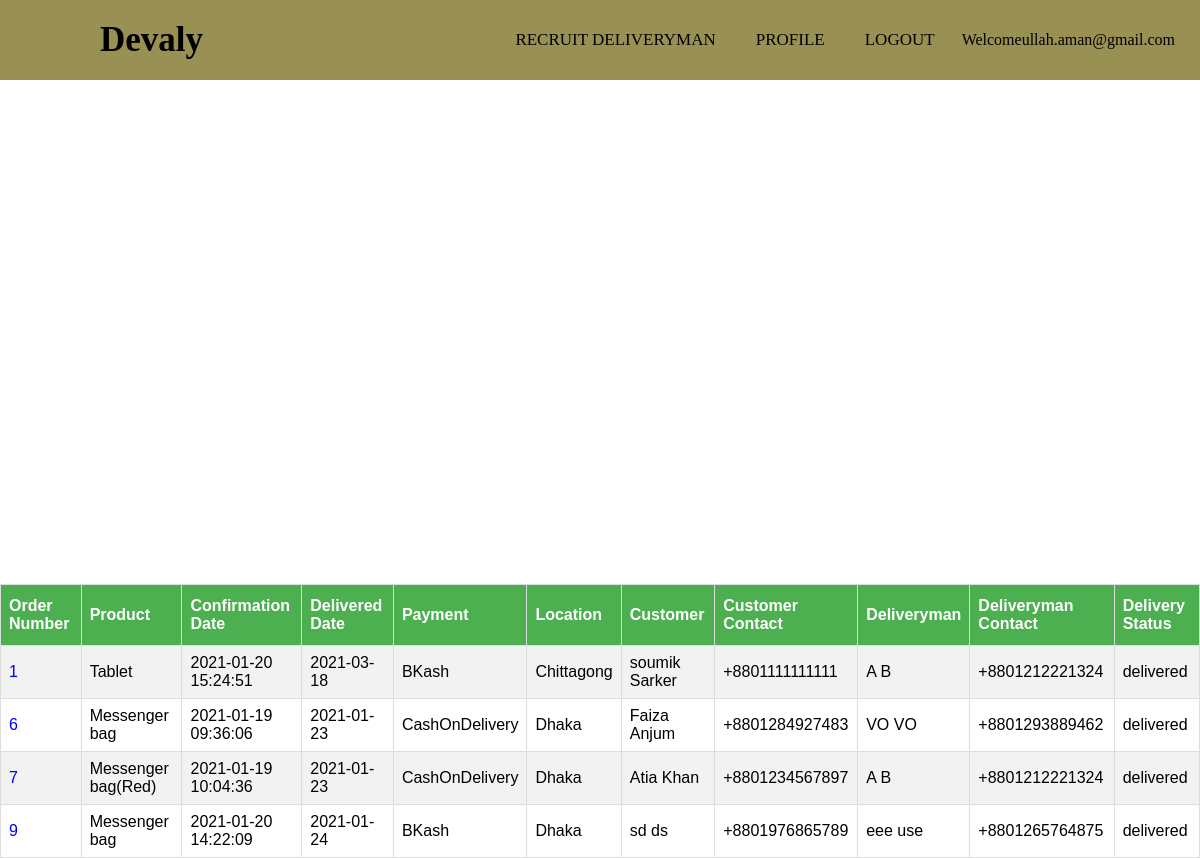
Page /manager/manager_dashboard.php (signed in) on the committed database.
### tables this page shows
CREATE TABLE `delivery_details` (
  `consignment_id` bigint(20) UNSIGNED NOT NULL,
  `status_id` char(1) DEFAULT NULL,
  `confirmation_date` timestamp NOT NULL DEFAULT current_timestamp() ON UPDATE current_timestamp(),
  `estimated_delivery` date NOT NULL,
  `product_id` smallint(5) DEFAULT NULL,
  `customer_id` smallint(4) DEFAULT NULL,
  `merchant_id` smallint(4) UNSIGNED DEFAULT NULL,
  `manager_id` smallint(4) DEFAULT NULL,
  `deliveryman_id` smallint(4) DEFAULT NULL,
  `location_id` char(3) DEFAULT NULL,
  `payment_id` char(1) DEFAULT NULL
);

CREATE TABLE `product` (
  `product_id` smallint(5) NOT NULL,
  `product_picture` varchar(1000) NOT NULL,
  `product_name` varchar(20) DEFAULT NULL,
  `category` varchar(10) NOT NULL,
  `product_price` decimal(10,2) NOT NULL,
  `description` varchar(100) NOT NULL,
  `merchant_id` smallint(4) UNSIGNED DEFAULT NULL
);

CREATE TABLE `paymentmethod` (
  `payment_id` char(1) NOT NULL,
  `NAME` varchar(15) NOT NULL
);

CREATE TABLE `pickup_point` (
  `location_id` char(3) NOT NULL,
  `location_name` varchar(12) DEFAULT NULL
);

CREATE TABLE `customer` (
  `customer_id` smallint(4) NOT NULL,
  `location_id` char(3) DEFAULT NULL,
  `payment_id` char(1) DEFAULT NULL,
  `customer_firstName` varchar(25) NOT NULL,
  `customer_lastName` varchar(25) NOT NULL,
  `customer_email` varchar(32) NOT NULL,
  `customer_phone_number` bigint(11) NOT NULL,
  `customer_address` varchar(52) NOT NULL,
  `customer_password` varchar(10) NOT NULL
);

CREATE TABLE `deliveryman` (
  `deliveryman_id` smallint(4) NOT NULL,
  `manager_id` smallint(4) DEFAULT NULL,
  `location_id` char(3) DEFAULT NULL,
  `deliveryman_firstName` varchar(12) NOT NULL,
  `deliveryman_lastName` varchar(12) NOT NULL,
  `deliveryman_phone_number` bigint(11) NOT NULL,
  `deliveryman_address` varchar(52) NOT NULL,
  `deliveryman_password` varchar(52) NOT NULL,
  `dmstatus_id` char(1) NOT NULL
);

CREATE TABLE `delivery_status` (
  `status_id` char(1) NOT NULL,
  `status_name` varchar(9) DEFAULT NULL
);

### manager/manager_dashboard.php (the view, shortened to what this page needs)
<!DOCTYPE html>
<html lang="en" dir="ltr">
  <head>
    <link rel="stylesheet" href="../customer/dashboard.css">
  </head>
  <body>
    <nav>
      <label class="logo">Devaly</label>
      <ul>
        <li><a href="recruit_deliveryman.php">Recruit Deliveryman</a></li>
        <li><a href="profile.php">Profile</a></li>
        <li><a href="logout_manager.php">logout</a></li>
        <li><p><?php
      echo "Welcome" .$_SESSION["emailID"];
      ?>
      </p></li>
      </ul>
    </nav>
    <table id="customers">
  <tr>
    <th>Order Number</th>
    <th>Product</th>
    <th>Confirmation Date</th>
    <th>Delivered Date</th>
    <th>Payment</th>
    <th>Location</th>
    <th>Customer</th>
    <th>Customer Contact</th>
    <th>Deliveryman</th>
    <th>Deliveryman Contact</th>
    <th>Delivery Status</th>
  </tr>
  <?php
  $db_server = "localhost";
  $db_user = "root";
  $db_pass = "";
  $db_name = "e_commerce";
  $conn= mysqli_connect($db_server,$db_user,$db_pass,$db_name);
  $useremail= $_SESSION["emailID"];
  $sql="SELECT dd.consignment_id AS 'consignment_id', p.product_name AS 'product_name', dd.confirmation_date AS 'confirmation_date', dd.estimated_delivery AS 'estimated_delivery', pm.NAME AS 'NAME', pp.location_name AS 'location_name',
  c.customer_firstName AS 'customer_firstName', c.customer_lastName AS 'customer_lastName', c.customer_phone_number AS 'customer_phone_number', d.deliveryman_firstName AS deliveryman_firstName, d.deliveryman_lastName AS deliveryman_lastName,
  ds.status_name AS status_name, d.deliveryman_phone_number AS deliveryman_phone_number
    FROM delivery_details dd
    JOIN customer c
    ON dd.customer_id = c.customer_id
    JOIN paymentmethod pm
    ON dd.payment_id = pm.payment_id
	  LEFT JOIN deliveryman d
    ON d.deliveryman_id = dd.deliveryman_id
    LEFT JOIN delivery_status ds
    ON ds.status_id = dd.status_id
    JOIN pickup_point pp
    ON dd.location_id = pp.location_id
    JOIN product p
    ON dd.product_id = p.product_id
    JOIN manager m
    ON m.manager_id=dd.manager_id
    And m.manager_email ='$useremail'";
   $result=mysqli_query($conn,$sql);
   if(mysqli_num_rows($result)>0) {
     while ($row = mysqli_fetch_assoc($result)) {
           echo'<tr>
                   <td><a href="assigndelivery.php?id='.$row['consignment_id'].'">'.$row['consignment_id'].'</a></td>
                   <td>'.$row['product_name'].'</td><br>
                   <td>'.$row['confirmation_date'].'</td><br>
                   <td>'.$row['estimated_delivery'].'</td><br>
                   <td>'.$row['NAME'].'</td><br>
                   <td>'.$row['location_name'].'</td><br>
                   <td>'.$row['customer_firstName'].' '.$row['customer_lastName'].'</td><br>
                   <td>+880'.$row['customer_phone_number'].'</td>
                   <td>'.$row['deliveryman_firstName'].' '.$row['deliveryman_lastName'].'</td><br>
                   <td>+880'.$row['deliveryman_phone_number'].'</td>
                   <td>'.$row['status_name'].'</td>
              </tr>';
         }
     }
  ?>
</table>
  </body>
</html>

### customer/dashboard.css (style rules this page uses)
* { padding: 0; margin: 0; text-decoration: none; list-style: none; box-sizing: border-box; }
body { background-size: cover; height: calc(100vh-80px); min-height: 740px; font-family: montserrat; }
nav { background: #999153; height: 80px; width: 100%; }
label.logo { color: black; font-size: 35px; line-height: 80px; padding: 0 100px; font-weight: bold; }
nav ul { float: right; margin-right: 20px; }
nav ul li { display: inline-block; line-height: 80px; margin: 0 5px; }
nav ul li a { color: black; font-size: 17px; padding: 7px 13px; border-radius: 3px; text-transform: uppercase; }
#customers { font-family: Arial, Helvetica, sans-serif; border-collapse: collapse; width: 100%; }
#customers td, #customers th { border: 1px solid #ddd; padding: 8px; }
#customers tr:nth-child(even) { background-color: #f2f2f2; }
#customers th { padding-top: 12px; padding-bottom: 12px; text-align: left; background-color: #4CAF50; color: white; }

### rows in the picture
delivery_details: consignment_id "1", product.product_name "Tablet", confirmation_date "2021-01-20 15:24:51", estimated_delivery "2021-03-18", payment.NAME "BKash", location.location_name "Chittagong", customer.customer_firstName "soumik", customer.customer_lastName "Sarker", customer.customer_phone_number "1111111111", deliveryman.deliveryman_firstName "A", deliveryman.deliveryman_lastName "B", deliveryman.deliveryman_phone_number "1212221324", status.status_name "delivered"
delivery_details: consignment_id "6", product.product_name "Messenger bag", confirmation_date "2021-01-19 09:36:06", estimated_delivery "2021-01-23", payment.NAME "CashOnDelivery", location.location_name "Dhaka", customer.customer_firstName "Faiza", customer.customer_lastName "Anjum", customer.customer_phone_number "1284927483", deliveryman.deliveryman_firstName "VO", deliveryman.deliveryman_lastName "VO", deliveryman.deliveryman_phone_number "1293889462", status.status_name "delivered"
delivery_details: consignment_id "7", product.product_name "Messenger bag(Red)", confirmation_date "2021-01-19 10:04:36", estimated_delivery "2021-01-23", payment.NAME "CashOnDelivery", location.location_name "Dhaka", customer.customer_firstName "Atia", customer.customer_lastName "Khan", customer.customer_phone_number "1234567897", deliveryman.deliveryman_firstName "A", deliveryman.deliveryman_lastName "B", deliveryman.deliveryman_phone_number "1212221324", status.status_name "delivered"
delivery_details: consignment_id "9", product.product_name "Messenger bag", confirmation_date "2021-01-20 14:22:09", estimated_delivery "2021-01-24", payment.NAME "BKash", location.location_name "Dhaka", customer.customer_firstName "sd", customer.customer_lastName "ds", customer.customer_phone_number "1976865789", deliveryman.deliveryman_firstName "eee", deliveryman.deliveryman_lastName "use", deliveryman.deliveryman_phone_number "1265764875", status.status_name "delivered"

### other values in the picture
$_SESSION["emailID"] "ullah.aman@gmail.com"
